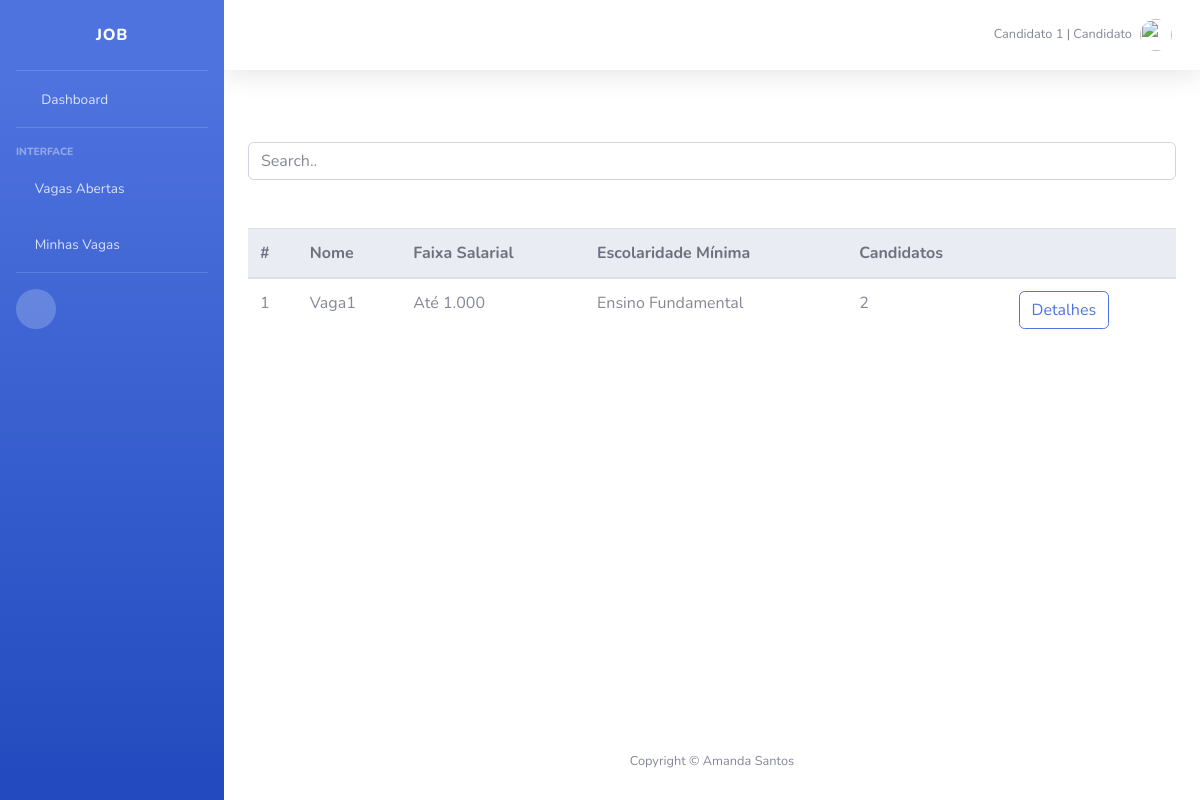
The page /dashboard/minhas_vagas/ (signed in) on the database its author committed.
### usuario/models.py (models this page shows)
class User(AbstractUser):
    categoria = models.PositiveIntegerField(default=0)
    username = models.CharField(max_length=10, unique=False, blank=True, null=True)
    email = models.EmailField(max_length=254, unique=True)
    is_staff = models.BooleanField(default=True, )
    USERNAME_FIELD = 'email'
    REQUIRED_FIELDS = ['EMAIL_FIELD']
    def get_categoria(self):
        return self.categoria

### gestao/models.py (models this page shows, shortened)
class Vaga(models.Model):
    A1 = 'Até 1.000'
    D1A2 = 'De 1.000 a 2.000'
    D2A3 = 'De 2.000 a 3.000'
    AC3 = 'Acima de 3.000'
    FAIXA_SALARIAL = (
        (A1, 'Até 1.000'),
        (D1A2, 'De 1.000 a 2.000'),
        (D2A3, 'De 2.000 a 3.000'),
        (AC3, 'Acima de 3.000'),
    )
    EF = 'Ensino Fundamental'
    EM = 'Ensino Médio'
    TG = 'Tecnólogo'
    ES = 'Ensino Superior'
    PS = 'Pós / MBA / Mestrado'
    DR = 'Doutorado'
    ESCOLARIDADE = (
        (EF, 'Ensino Fundamental'),
        (EM, 'Ensino Médio'),
        (TG, 'Tecnólogo'),
        (ES, 'Ensino Superior'),
        (PS, 'Pós / MBA / Mestrado'),
        (DR, 'Doutorado'),
    )
    empresa = models.ForeignKey(Empresa, on_delete=models.CASCADE, verbose_name='empresa')
    nome = models.CharField(max_length=50, default='')
    faixa_salarial = models.CharField(
        max_length=50,
        choices=FAIXA_SALARIAL,
        default=A1,
    )
    escolaridade = models.CharField(
        max_length=50,
        choices=ESCOLARIDADE,
        default=EF,
    )
    requisitos = models.TextField(max_length=500, default='')
    delete = models.BooleanField(default=False, editable=False)
    aplicacoes = models.ManyToManyField(Aplicacao, editable=False, blank=True)
    data = models.DateField(auto_now_add=True)
    def get_quantidade_aplicacoes(self):
        return self.aplicacoes.count()
    class Meta:
        verbose_name_plural = 'Vagas'

### gestao/views.py (the view)
# urls.py: path('minhas_vagas/', minhas_vagas, name='minhas_vagas'),
@login_required
def minhas_vagas(request):
    if request.user.categoria == 1:
        vagas = Vaga.objects.all().filter(delete=False, empresa=request.user)
        return render(request, "minhas_vagas.html", {'vagas': vagas})
    else:
        vagas = Vaga.objects.filter(delete=False, aplicacoes__candidato=request.user).distinct()
        return render(request, "vagas_aplicadas.html", {'vagas': vagas})

### gestao/templates/vagas_aplicadas.html (shortened to what this page needs)
{% extends 'base.html' %}
{% block content %}
{% load static %}
    <br>
    <br>
    <div class="panel-default">
        <div class="panel-body">
            <input class="form-control" id="searchfield" type="text" placeholder="Search..">
            <br>
            <br>
            <div class="table-responsive">
                <table class="table">
                    <thead class="thead-light">
                    <tr>
                        <th>#</th>
                        <th>Nome</th>
                        <th>Faixa Salarial</th>
                        <th>Escolaridade Mínima</th>
                        <th>Candidatos</th>
                        <th></th>
                    </tr>
                    </thead>
                    <tbody id="lista_vaga">
                    {% for vaga in vagas %}
                    <tr>
                        <td>{{ forloop.counter }}</td>
                        <td>{{ vaga.nome }}</td>
                        <td>{{ vaga.faixa_salarial }}</td>
                        <td>{{ vaga.escolaridade }}</td>
                        <td>{{ vaga.get_quantidade_aplicacoes }}</td>
                        <td>
                            <button class="btn btn-outline-primary" id="btnVaga{{vaga.id}}" data-toggle="modal"
                                    data-target="#modalVaga{{ vaga.id }}">Detalhes</button>
                        </td>
                    </tr>
                    {% endfor %}
                    </tbody>
                </table>
            </div>
        </div>
    </div>
{% endblock %}

### templates/base.html (shortened to what this page needs)
{% load static %}
<!DOCTYPE html>
<html lang="en">
<head>
  <link href="{% static 'vendor/fontawesome-free/css/all.min.css' %}" rel="stylesheet" type="text/css">
  <link href="{% static 'css/sb-admin-2.min.css' %}" rel="stylesheet">
</head>
<body id="page-top">
  <div id="wrapper">
    <ul class="navbar-nav bg-gradient-primary sidebar sidebar-dark accordion" id="accordionSidebar">
        <div class="sidebar-brand d-flex align-items-center justify-content-center">JOB</div>
      <hr class="sidebar-divider my-0">
      <li class="nav-item">
        <a class="nav-link" href="{% url 'dashboard' %}">
          <i class="fas fa-fw fa-tachometer-alt"></i>
          <span>Dashboard</span></a>
      </li>
      <hr class="sidebar-divider">
      <div class="sidebar-heading">
        Interface
      </div>
      <li class="nav-item">
        <a class="nav-link collapsed" href="{% url 'listar_vagas' %}" data-target="#collapseTwo" aria-expanded="true" aria-controls="collapseTwo">
          <i class="fas fa-bullhorn"></i>
          <span>Vagas Abertas</span>
        </a>
      </li>
      <li class="nav-item">
        <a class="nav-link collapsed" href="#" data-toggle="collapse" data-target="#collapseUtilities" aria-expanded="true" aria-controls="collapseUtilities">
          <i class="fas fa-briefcase"></i>
          <span>Minhas Vagas</span>
        </a>
      </li>
      <hr class="sidebar-divider">
      <div class="sidebar-heading">
      <div class="text-center d-none d-md-inline">
        <button class="rounded-circle border-0" id="sidebarToggle"></button>
      </div>
    </ul>
    <div id="content-wrapper" class="d-flex flex-column" style="background-color: white">
      <div id="content">
        <nav class="navbar navbar-expand navbar-light bg-white topbar mb-4 static-top shadow">
          <ul class="navbar-nav ml-auto">
            <li class="nav-item dropdown no-arrow">
              <a class="nav-link dropdown-toggle" href="#" id="userDropdown" role="button" data-toggle="dropdown" aria-haspopup="true" aria-expanded="false">
                <span class="mr-2 d-none d-lg-inline text-gray-600 small">
                  {{ user.first_name }} |
                  {% if user.get_categoria == 1 %}
                    Empresa
                  {% else %}
                    Candidato
                  {% endif %}
                </span>
                <img class="img-profile rounded-circle" src="{% static 'img/coach.png' %}">
              </a>
            </li>
          </ul>
        </nav>
        <div class="container-fluid" style="background-color: white">
          {% block content %}
          {% endblock %}
        </div>
      </div>
      <footer class="sticky-footer bg-white" >
        <div class="container my-auto">
          <div class="copyright text-center my-auto">
            <span>Copyright &copy; Amanda Santos</span>
          </div>
        </div>
      </footer>
    </div>
  </div>
</body>
</html>

### rows shown on the page
User: first_name "Candidato 1"
Vaga: nome "Vaga1", faixa_salarial "Até 1.000", escolaridade "Ensino Fundamental", get_quantidade_aplicacoes "2"
